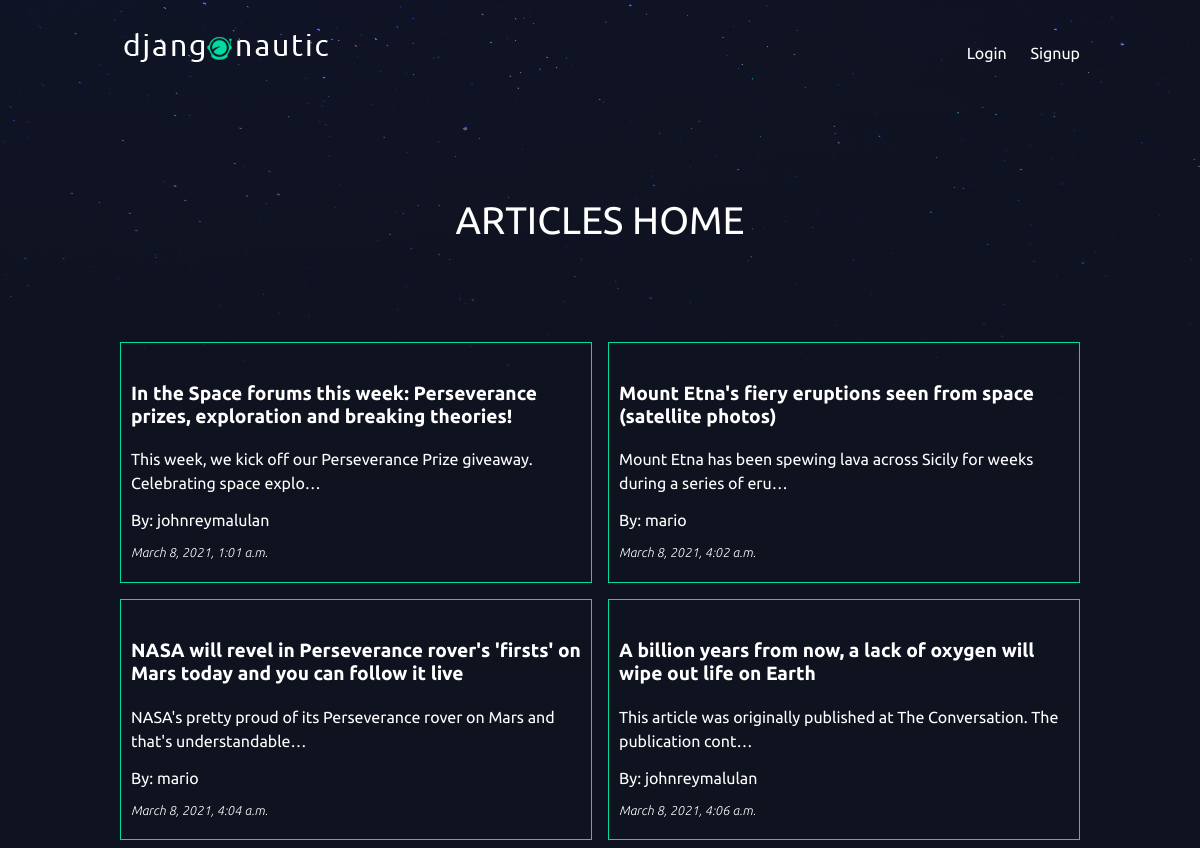
The app's page /articles/ with its own data.
### articles/models.py (models this page shows, shortened)
class Article(models.Model):
    title = models.CharField(max_length=100)
    slug = models.SlugField()
    body = models.TextField()
    date = models.DateTimeField(auto_now_add=True)
    thumb = models.ImageField(default='default.png', blank=True)
    author = models.ForeignKey(User, on_delete=models.CASCADE, default=None)

### articles/views.py (the view)
# urls.py: path('', views.articles_home, name="list"),
def articles_home(request):
    articles = Article.objects.all().order_by('date')
    return render(request, 'articles/articles_home.html', {'articles': articles})

### articles/templates/articles/articles_home.html
{% extends 'base_layout.html' %}
{% block content %}
<h1 class = "article-home">ARTICLES HOME</h1>
<div class="articles">
    {% for article in articles %}
    <div class="article">
    <p class = "title"><a href="{% url 'articles:detail' article.slug %}">{{article.title}}</a></p>
    <p class = "body">{{article.body|truncatechars:80}}</p>
    <p class ="author">By: {{article.author}}</p>
    <p class = "date">{{article.date}}</p>
    </div>
    {% endfor %}
</div>
{% endblock %}

### templates/base_layout.html (shortened to what this page needs)
{% load static %}
<!DOCTYPE html>
<html lang="en">
<head>
    <link rel="stylesheet" href="{% static 'styles.css' %}">
</head>
<body>
    <header class="wrapper">
        <h1><a href="{% url 'home' %}"><img src="{% static 'logo.png'%}" /></a></h1>
        <nav>
            <ul>
                {% if user.is_authenticated %}
                <li>
                    <form class="logout-link" action="{% url 'accounts:logout' %}" method="post">
                        {% csrf_token %}
                        <button type="submit">Logout</button>
                    </form>
                </li>
                <li><a href="{% url 'articles:create' %}" class="highlight">Create New Article</a></li>
                {% else %}
                <li><a href="{% url 'accounts:login' %}">Login</a></li>
                <li><a href="{% url 'accounts:signup' %}">Signup</a></li>
                {% endif %}
            </ul>
        </nav>
    </header>
    <div class = "wrapper">
        {% block content %}
        {% endblock %}
    </div>
</body>
</html>

### assets/styles.css (style rules this page uses)
body { background-color: #0f121f; background-image: url(stars.png); background-repeat: no-repeat; color: #fff; }
body * { font-family: 'Ubuntu', sans-serif; }
h1, h2, h3, h4, h5 { font-weight: normal; margin: 0; }
a, a:hover, a:visited { color: #fff; text-decoration: none; }
.wrapper { max-width: 960px; margin: 0 auto; }
.article-home { text-align: center; margin: 100px auto; font-size: 2.4em; }
header { display: grid; grid-template-columns: 1fr 1fr; padding: 20px 0; }
nav { justify-self: end; }
nav li { display: inline-block; margin-left: 20px; }
.articles { display: grid; grid-template-columns: repeat(auto-fit, minmax(320px, 1fr)); grid-gap: 1rem; }
.article { padding: 10px; border: 1px solid #00dba0; }
.title { padding-top: 10px; font-size: 1.2em; font-weight: 600; }
.body { line-height: 1.5; font-size : 1em; }
.date { font-size: .8em; font-weight: 200; font-style: italic; }

### records on screen
Article: title "In the Space forums this week: Perseverance prizes, exploration and breaking theories!", body "This week, we kick off our Perseverance Prize giveaway. Celebrating space explo…", author "johnreymalulan", date "March 8, 2021, 1:01 a.m."
Article: title "Mount Etna's fiery eruptions seen from space (satellite photos)", body "Mount Etna has been spewing lava across Sicily for weeks during a series of eru…", author "mario", date "March 8, 2021, 4:02 a.m."
Article: title "NASA will revel in Perseverance rover's 'firsts' on Mars today and you can follow it live", body "NASA's pretty proud of its Perseverance rover on Mars and that's understandable…", author "mario", date "March 8, 2021, 4:04 a.m."
Article: title "A billion years from now, a lack of oxygen will wipe out life on Earth", body "This article was originally published at The Conversation. The publication cont…", author "johnreymalulan", date "March 8, 2021, 4:06 a.m."
